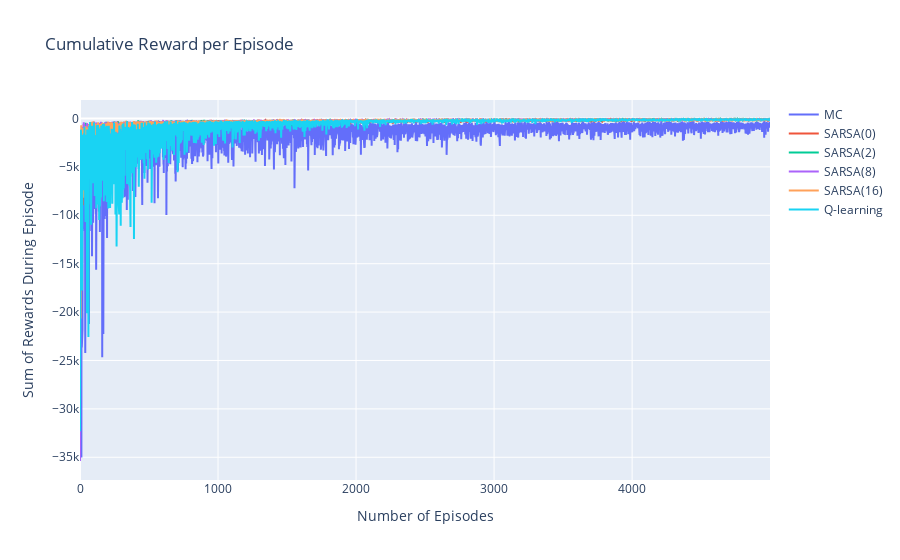

Write notebook code for a chart like this one.
### Markdown cell above
Interactive plot to analyse the results for the report.

### Code cell
import plotly.graph_objs as go
from plotly.subplots import make_subplots

fig = make_subplots()

fig.add_trace(
    go.Scatter(x=np.arange(len(mc_control_stats["episode_reward"])), y=mc_control_stats["episode_reward"], name='MC'))
fig.add_trace(
    go.Scatter(x=np.arange(len(sarsa0_stats["episode_reward"])), y=sarsa0_stats["episode_reward"], name='SARSA(0)'))
fig.add_trace(
    go.Scatter(x=np.arange(len(sarsa2_stats["episode_reward"])), y=sarsa2_stats["episode_reward"], name='SARSA(2)'))
fig.add_trace(
    go.Scatter(x=np.arange(len(sarsa8_stats["episode_reward"])), y=sarsa8_stats["episode_reward"], name='SARSA(8)'))
fig.add_trace(
    go.Scatter(x=np.arange(len(sarsa16_stats["episode_reward"])), y=sarsa16_stats["episode_reward"], name='SARSA(16)'))
fig.add_trace(go.Scatter(x=np.arange(len(q_learning_stats["episode_reward"])), y=q_learning_stats["episode_reward"],
                         name='Q-learning'))

fig.update_layout(title_text="Cumulative Reward per Episode",
                  xaxis_title="Number of Episodes",
                  yaxis_title="Sum of Rewards During Episode")

fig.show()

### Figure 1 — Plotly figure (JSON) as saved in the notebook; plotly's stock layout.template omitted (floating-point values rounded to 4 significant figures; data arrays with more than 128 entries replaced by an {"elided": "..."} marker saying what was removed)
{"data": [{"name": "MC", "x": {"elided": "5000 int values"}, "y": {"elided": "5000 float values"}, "type": "scatter"}, {"name": "SARSA(0)", "x": {"elided": "5000 int values"}, "y": {"elided": "5000 float values"}, "type": "scatter"}, {"name": "SARSA(2)", "x": {"elided": "5000 int values"}, "y": {"elided": "5000 float values"}, "type": "scatter"}, {"name": "SARSA(8)", "x": {"elided": "5000 int values"}, "y": {"elided": "5000 float values"}, "type": "scatter"}, {"name": "SARSA(16)", "x": {"elided": "5000 int values"}, "y": {"elided": "5000 float values"}, "type": "scatter"}, {"name": "Q-learning", "x": {"elided": "5000 int values"}, "y": {"elided": "5000 float values"}, "type": "scatter"}], "layout": {"xaxis": {"anchor": "y", "domain": [0.0, 1.0], "title": {"text": "Number of Episodes"}}, "yaxis": {"anchor": "x", "domain": [0.0, 1.0], "title": {"text": "Sum of Rewards During Episode"}}, "title": {"text": "Cumulative Reward per Episode"}}}
